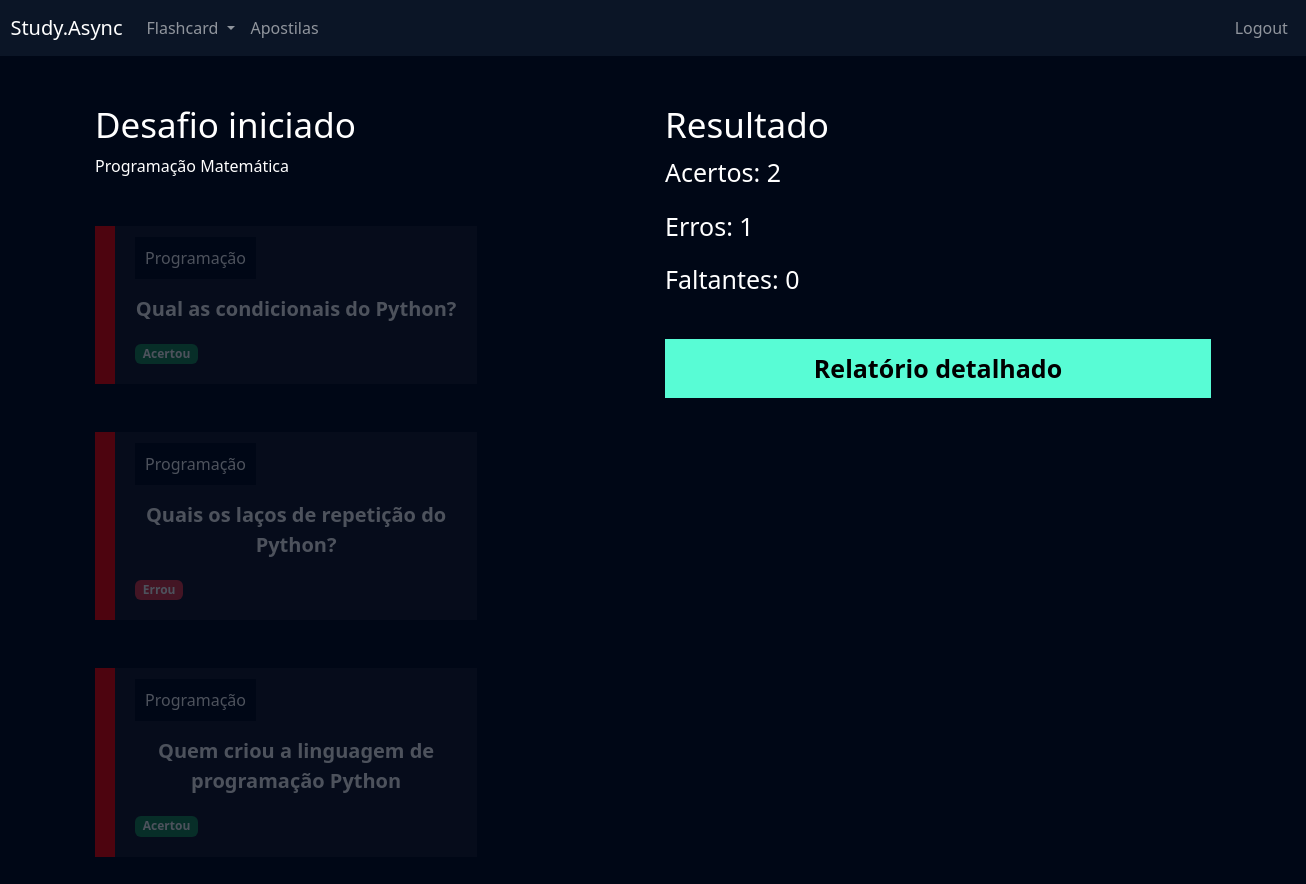
Page /flashcard/desafio/6/ (signed in) on the committed database.
### flashcard/models.py (models this page shows, shortened)
class FlashcardDesafio(models.Model):
    flashcard = models.ForeignKey(Flashcard, on_delete=models.DO_NOTHING) # foreign Key é de um para muitos
    respondido = models.BooleanField(default=False)
    acertou = models.BooleanField(default=False)

class Flashcard(models.Model):
    DIFICULDADE_CHOICES = (('D', 'Difícil'), ('M', 'Médio'), ('F', 'Fácil'))
    user = models.ForeignKey(User, on_delete=models.DO_NOTHING)
    pergunta = models.CharField(max_length=100)
    resposta = models.TextField()
    categoria = models.ForeignKey(Categoria, on_delete=models.DO_NOTHING)
    dificuldade = models.CharField(max_length=1, choices=DIFICULDADE_CHOICES)
    @property
    def css_dificuldade(self):
        if self.dificuldade == "F":
            return "flashcard-facil"
        elif self.dificuldade == "M":
            return "flashcard-medio"
        elif self.dificuldade == "D":
            return "flashcard-dificil"

class Categoria(models.Model):
    nome = models.CharField(max_length=20)
    def __str__(self):
        return self.nome

### flashcard/views.py (the view)
# urls.py: path('desafio/<int:id>/', views.desafio, name='desafio'),
def desafio(request, id):
    desafio = Desafio.objects.get(id=id)
    if not desafio.user == request.user:
        raise Http404()
    if request.method == "GET":
        acertos = desafio.flashcards.filter(respondido=True).filter(acertou=1).count()
        erros = desafio.flashcards.filter(respondido=True).filter(acertou=0).count()
        faltantes = desafio.flashcards.filter(respondido=False).count()
        return render(request, 'desafio.html', {'desafio': desafio, 'acertos': acertos, 'erros': erros, 'faltantes': faltantes})

### flashcard/templates/desafio.html (shortened to what this page needs)
{% extends "base.html" %}
{% load static %}
{% block 'cabecalho' %}
    <link href="{% static 'usuarios/css/cadastro.css' %}" rel="stylesheet">
    <link href="{% static 'flashcard/css/novo_flashcard.css' %}" rel="stylesheet">
    <link href="{% static 'flashcard/css/iniciar_desafio.css' %}" rel="stylesheet">
    <link href="{% static 'flashcard/css/desafio.css' %}" rel="stylesheet">
    <link href='https://unpkg.com/boxicons@2.1.4/css/boxicons.min.css' rel='stylesheet'>
{% endblock 'cabecalho' %}
{% block 'conteudo' %}
    {% include "partials/header.html" %}
    <div class="container">
        <br>
        <br>
        <div class="row">
            <div class="col-md">
                <h3 class="fonte-secundaria" >Desafio iniciado</h3>
                <span class="badge-categoria">Programação</span>
                <span class="badge-categoria" >Matemática</span>
                <br>
                <br>
                <br>
                {% for flash in desafio.flashcards.all %}
                <div class="box-new-flashcard {% if flash.respondido %}op2{% endif %}">
                    <div class="flashcard {{flash.flashcard.css_dificuldade}}">
                        <div class="flashcard-categoria">
                            {{flash.flashcard.categoria}}
                        </div>
                        <br>
                        <br>
                        <div class="flashcard-box-item" onclick="flip_card({{flash.id}})">
                            <p class="flashcard-item">{{flash.flashcard.pergunta}}</p>
                        </div>
                        {% if not flash.respondido %}
                        <div class="responder">
                            <a href="{% url 'responder_flashcard' flash.id %}?acertou=0&desafio_id={{desafio.id}}"><i class='bx bxs-x-square icone-vermelho'></i></a>
                            <a href="{% url 'responder_flashcard' flash.id %}?acertou=1&desafio_id={{desafio.id}}"><i class='bx bxs-check-square icone-verde' ></i></a>
                        </div>
                        {% else %}
                            {% if flash.acertou %}
                                <span class="badge bg-success">Acertou</span>
                            {% else %}
                                <span class="badge bg-danger">Errou</span>
                            {% endif %}
                        {% endif %}
                    </div>
                </div>
                <br>
                <br>
                {% endfor %}
            </div>
            <div class="col-md">
                <h3 class="fonte-secundaria">Resultado</h3>
                <p class="fonte-p">Acertos: {{acertos}} </p>
                <p class="fonte-p">Erros: {{erros}} </p>
                <p class="fonte-p">Faltantes: {{faltantes}} </p>
                <br>
                <a class="btn-cadastro btn-desafio" href="{% url 'relatorio' desafio.id %}">Relatório detalhado</a>
            </div>
        </div>
    </div>
{% endblock 'conteudo' %}

### templates/static/geral/css/base.css (style rules this page uses)
:root { --main-color: #0b1526; --dark-color: #000716; --secondary-dark-color: rgb(15, 2, 26); --light-color: #00c1f3; --contrast-color: #f4c96b; --differential-color: #58fcd5; }
body { background-color: var(--dark-color) !important; color: white !important; }

### templates/static/usuarios/css/cadastro.css (style rules this page uses)
* { margin: 0; padding: 0; }
.btn-cadastro { padding: 10px; background-color: #58fcd5; border: none; border: 1px solid #58fcd5; font-size: 18px; font-weight: bold; padding-left: 25px; padding-right: 25px; }

### templates/static/flashcard/css/novo_flashcard.css (style rules this page uses)
.box-new-flashcard { width: 70%; margin: auto; }
.flashcard { background-color: rgba(255, 255, 255, .08); padding: 20px; }
.flashcard-box-item { text-align: center; }
.flashcard p { font-size: 20px; font-weight: bold; cursor: pointer; }
.flashcard-dificil { border-left: 20px solid #FE0000; }
.flashcard-categoria { background-color: var(--dark-color); display: inline; padding: 10px; }

### templates/static/flashcard/css/iniciar_desafio.css (style rules this page uses)
.fonte-secundaria { font-size: 35px; }

### templates/static/flashcard/css/desafio.css (style rules this page uses)
.box-new-flashcard { margin: 0; }
.op2 { opacity: .3; }
.fonte-p { font-size: 25px; }
.btn-desafio { width: 100% !important; color: black; text-decoration: none; display: block; text-align: center; font-size: 25px; }

### rows in the picture
FlashcardDesafio: flashcard.categoria "Programação", flashcard.pergunta "Qual as condicionais do Python?", respondido "Acertou"
FlashcardDesafio: flashcard.categoria "Programação", flashcard.pergunta "Quais os laços de repetição do Python?", respondido "Errou"
FlashcardDesafio: flashcard.categoria "Programação", flashcard.pergunta "Quem criou a linguagem de programação Python", respondido "Acertou"

### other values in the picture
{{ acertos }} "2"
{{ erros }} "1"
{{ faltantes }} "0"
